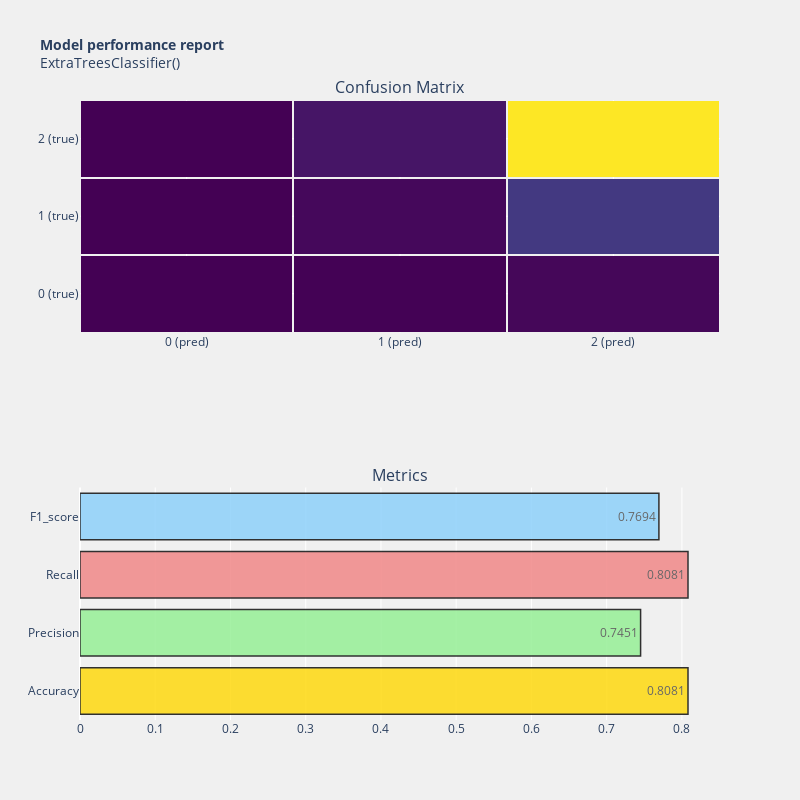

The cell this chart's notebook holds for it:
### Code cell
model_performance(extree,y_test, y_pred)

### Figure 1 — Plotly figure (JSON) as saved in the notebook; plotly's stock layout.template omitted (floating-point values rounded to 4 significant figures)
{"data": [{"colorscale": [[0, "#440154"], [0.1111, "#482878"], [0.2222, "#3e4989"], [0.3333, "#31688e"], [0.4444, "#26828e"], [0.5556, "#1f9e89"], [0.6667, "#35b779"], [0.7778, "#6ece58"], [0.8889, "#b5de2b"], [1, "#fde725"]], "showscale": false, "type": "heatmap", "x": ["0 (pred)", "1 (pred)", "2 (pred)"], "xaxis": "x", "xgap": 2, "y": ["0 (true)", "1 (true)", "2 (true)"], "yaxis": "y", "ygap": 2, "z": [[0, 5, 47], [1, 59, 492], [0, 164, 2927]]}, {"marker": {"color": ["gold", "lightgreen", "lightcoral", "lightskyblue"], "line": {"color": "#000000", "width": 1.5}}, "opacity": 0.8, "orientation": "h", "text": [0.8081, 0.7451, 0.8081, 0.7694], "textposition": "auto", "type": "bar", "x": [0.8081, 0.7451, 0.8081, 0.7694], "xaxis": "x2", "y": ["Accuracy", "Precision", "Recall", "F1_score"], "yaxis": "y2"}], "layout": {"annotations": [{"font": {"size": 16}, "showarrow": false, "text": "Confusion Matrix", "x": 0.5, "xanchor": "center", "xref": "paper", "y": 1, "yanchor": "bottom", "yref": "paper"}, {"font": {"size": 16}, "showarrow": false, "text": "Metrics", "x": 0.5, "xanchor": "center", "xref": "paper", "y": 0.375, "yanchor": "bottom", "yref": "paper"}], "autosize": true, "height": 800, "paper_bgcolor": "rgba(240,240,240, 0.95)", "plot_bgcolor": "rgba(240,240,240, 0.95)", "showlegend": false, "title": {"font": {"size": 14}, "text": "<b>Model performance report</b><br>ExtraTreesClassifier()"}, "width": 800, "xaxis": {"anchor": "y", "domain": [0, 1]}, "xaxis2": {"anchor": "y2", "domain": [0, 1]}, "yaxis": {"anchor": "x", "domain": [0.625, 1]}, "yaxis2": {"anchor": "x2", "domain": [0, 0.375]}}}
